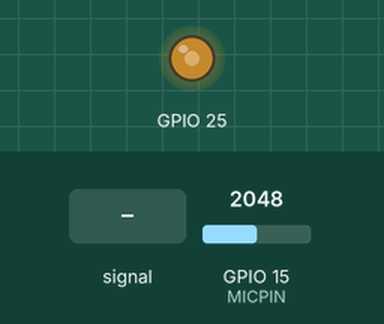
A program run on a simulated ESP32. On the bench: output pins drawn as LEDs (lit = HIGH). The test bench sets the inputs (shaded band); at power-on: GPIO 15 (MICPIN) = 2048.

Above: at 0.1 s.
At 6.48 s:
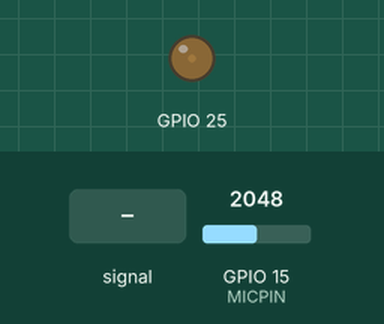
Timing chart, 0 to 6.6 s (numbered marks = the images above; inputs shaded):
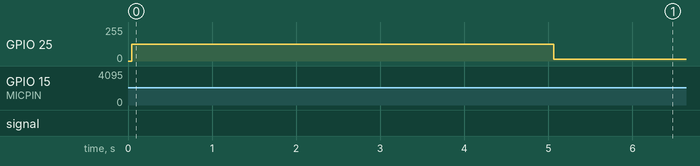

The program:

main.cpp
```cpp
#include <Arduino.h>
#include <sampler.h>
#include <freqpot.h>
#include <sigout.h>
#include <driver/dac.h>

#define MICPIN 15

void setup() {
   Serial.begin(115200);
  sigOutInit();
  samplerInit();
}

static void checkChanged(int val) {
  static int prevVal = 0;
  if (val != prevVal) {
    Serial.println("Changed");
    prevVal = val;
  }
}

void loop() {
  // int tst = getAvgFreqPotValue();
  // checkChanged(tst);
  // Serial.println(tst);

  static unsigned long prevSwitch = 0;
  static int waveType = 0;

  int val;

  if (millis() - prevSwitch > 5000) {
      waveType ++;
      if (waveType > MaxWaveTypes) waveType = 0;
      prevSwitch = millis();
  }

  if (waveType == MaxWaveTypes) {
      val = map(analogRead(MICPIN),0,4096,0,255);
  } else {
      val = getMappedNextSampleByIdx(waveType);
  }

  //val = getMappedNextSampleByType(square);

  //Serial.println(val);
  sendSignalSample(val, DAC_CHANNEL_1);
}
```
